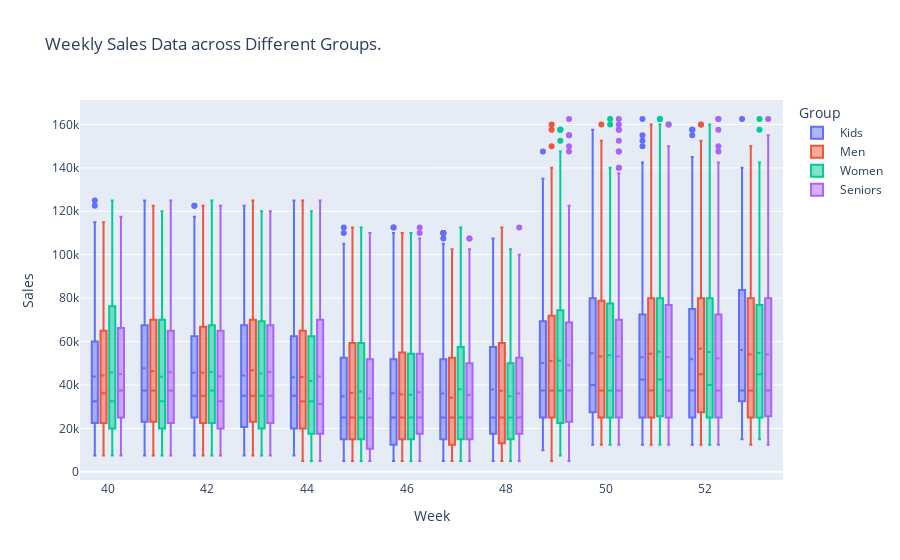

Source (notebook cell):
### Code cell
# All Weekly Data Statitics wrt Group
fig = px.box(sales_df, x = 'Week', y='Sales', color='Group', title= "Weekly Sales Data across Different Groups.")
fig.update_traces(boxmean=True)
fig.show()

### Figure 1 — Plotly figure (JSON) as saved in the notebook; plotly's stock layout.template omitted (floating-point values rounded to 4 significant figures; data arrays with more than 128 entries replaced by an {"elided": "..."} marker saying what was removed)
{"data": [{"alignmentgroup": "True", "boxmean": true, "hovertemplate": "Group= Kids<br>Week=%{x}<br>Sales=%{y}<extra></extra>", "legendgroup": " Kids", "marker": {"color": "#636efa"}, "name": " Kids", "notched": false, "offsetgroup": " Kids", "orientation": "v", "showlegend": true, "type": "box", "x": {"elided": "1890 int values"}, "x0": " ", "xaxis": "x", "y": {"elided": "1890 int values"}, "y0": " ", "yaxis": "y"}, {"alignmentgroup": "True", "boxmean": true, "hovertemplate": "Group= Men<br>Week=%{x}<br>Sales=%{y}<extra></extra>", "legendgroup": " Men", "marker": {"color": "#EF553B"}, "name": " Men", "notched": false, "offsetgroup": " Men", "orientation": "v", "showlegend": true, "type": "box", "x": {"elided": "1890 int values"}, "x0": " ", "xaxis": "x", "y": {"elided": "1890 int values"}, "y0": " ", "yaxis": "y"}, {"alignmentgroup": "True", "boxmean": true, "hovertemplate": "Group= Women<br>Week=%{x}<br>Sales=%{y}<extra></extra>", "legendgroup": " Women", "marker": {"color": "#00cc96"}, "name": " Women", "notched": false, "offsetgroup": " Women", "orientation": "v", "showlegend": true, "type": "box", "x": {"elided": "1890 int values"}, "x0": " ", "xaxis": "x", "y": {"elided": "1890 int values"}, "y0": " ", "yaxis": "y"}, {"alignmentgroup": "True", "boxmean": true, "hovertemplate": "Group= Seniors<br>Week=%{x}<br>Sales=%{y}<extra></extra>", "legendgroup": " Seniors", "marker": {"color": "#ab63fa"}, "name": " Seniors", "notched": false, "offsetgroup": " Seniors", "orientation": "v", "showlegend": true, "type": "box", "x": {"elided": "1890 int values"}, "x0": " ", "xaxis": "x", "y": {"elided": "1890 int values"}, "y0": " ", "yaxis": "y"}], "layout": {"boxmode": "group", "legend": {"title": {"text": "Group"}, "tracegroupgap": 0}, "title": {"text": "Weekly Sales Data across Different Groups."}, "xaxis": {"anchor": "y", "domain": [0, 1], "title": {"text": "Week"}}, "yaxis": {"anchor": "x", "domain": [0, 1], "title": {"text": "Sales"}}}}
